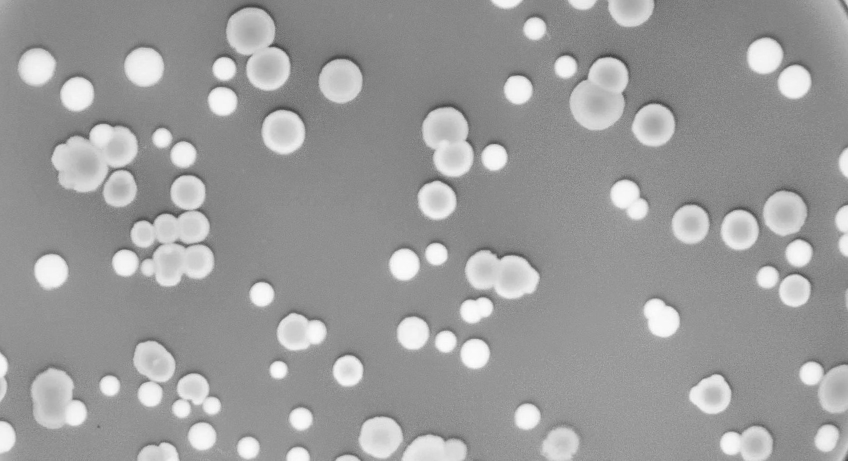
#> input picture Microcolony Counting Software/colony_count_test_2.jpg, 1696 x 921 px, found by its file name (shown at 1/2 size)
$ python ColonyCounter.py
#> lines starting #> are read from the running program, lines starting #| are printed output that depends on the picture; after the words box and inside, x2 and y2 are one past the last pixel; in counts of white or black regions, pixels touching at a corner belong together
#Code adapted from: http://www.sixthresearcher.com/counting-blue-and-white-bacteria-colonies-with-python-and-opencv/
#Author: Alvaro Sebastian
#Code also adapted from: https://github.com/Cameron-Ray/lensless-microscopy/tree/main
#Author: Cameron Ray - University of Cape Town

#Adapted by: Lila Heath

import cv2
import numpy as np

# Load the bacterial colony image
image_orig = cv2.imread(r"C:\Users\Lila Heath\OneDrive\Desktop\THESIS\lensless-microscopy-main\colony-counting\colony_count_test_2.jpg")
#> image_orig is the input picture: shape (921, 1696, 3); min 53, max 254, mean 154.9
height_orig, width_orig = image_orig.shape[:2]
#> height_orig = 921; width_orig = 1696

# Create a mask highlighting the bacteria
lower = np.array([0,0,0])
upper = np.array([180,180,180])
image_mask = cv2.inRange(image_orig, lower, upper)
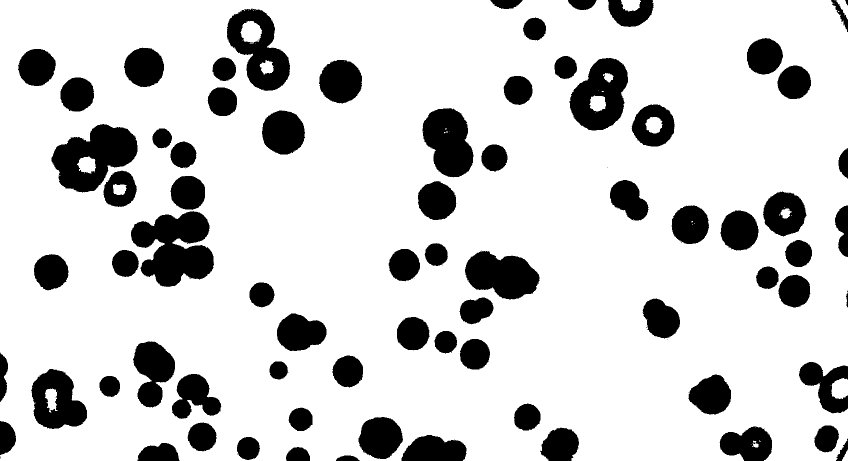
#> image_mask: shape (921, 1696) (shown at 1/2 size); 82.3% white; 90 black regions (16 under 20 px), largest, box (x1, y1, x2, y2) and area: (262, 422, 428, 574) 16364, (103, 248, 275, 385) 13857, (1139, 116, 1256, 261) 10926

# Use the mask to make colonies more pronounced
image_res = cv2.bitwise_and(image_orig, image_orig, mask = image_mask)
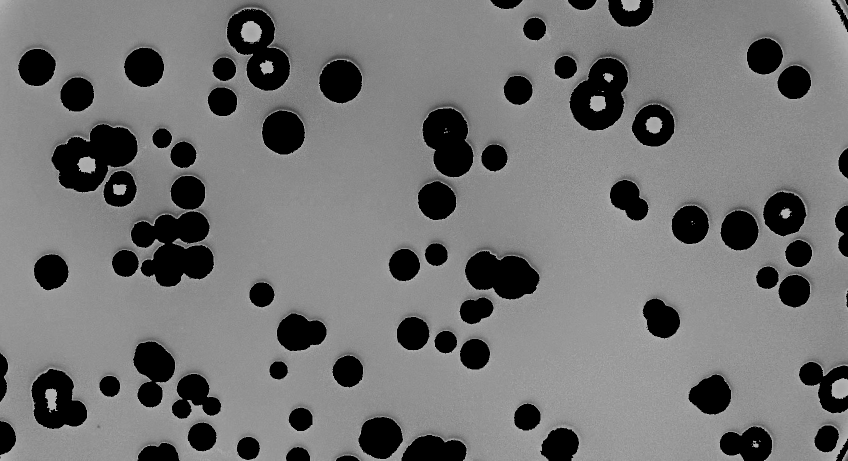
#> image_res: shape (921, 1696, 3) (shown at 1/2 size); min 0, max 180, mean 116.5

# load the image, convert it to grayscale, and blur it slightly
image_gray = cv2.cvtColor(image_res, cv2.COLOR_BGR2GRAY)
image_gray = cv2.GaussianBlur(image_gray, (5, 5), 0)

# perform edge detection, then perform a dilation + erosion to close gaps in between object edges
image_edged = cv2.Canny(image_gray, 95, 100)
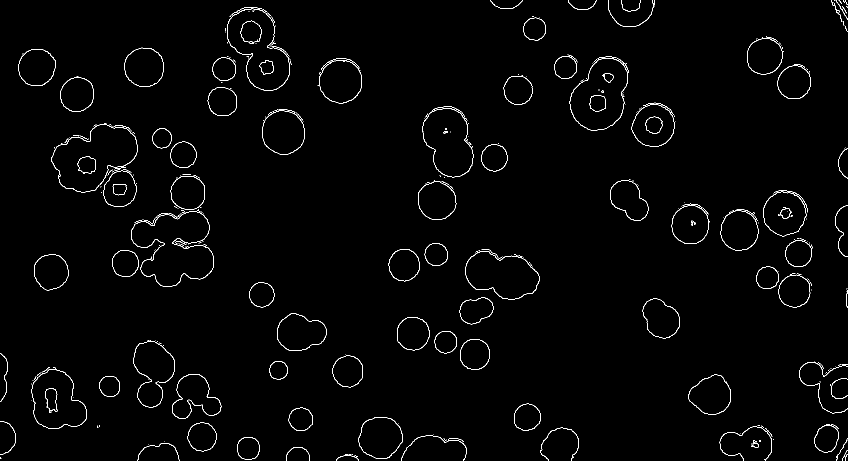
#> image_edged: shape (921, 1696) (shown at 1/2 size); 1.4% white in thin lines or dots
image_edged = cv2.dilate(image_edged, None, iterations=4)
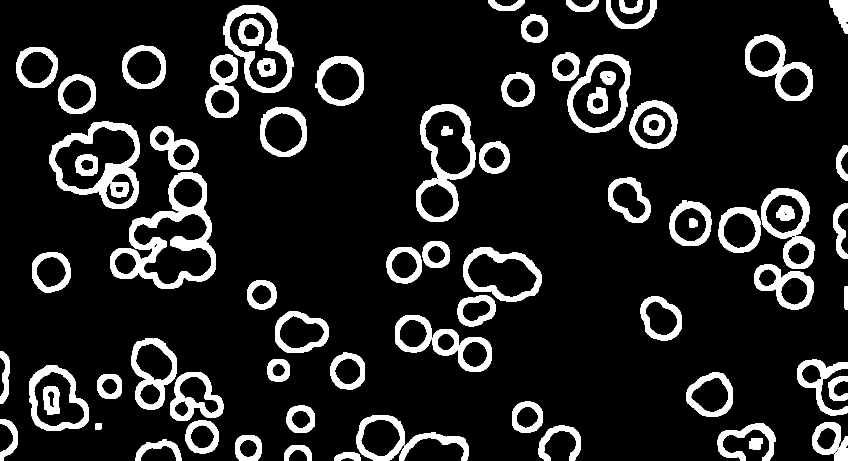
#> image_edged: shape (921, 1696) (shown at 1/2 size); 12.6% white; 78 white regions, largest, box (x1, y1, x2, y2) and area: (220, 345, 432, 578) 13558, (99, 242, 279, 418) 9650, (832, 209, 951, 444) 7834
image_edged = cv2.erode(image_edged, None, iterations=4)
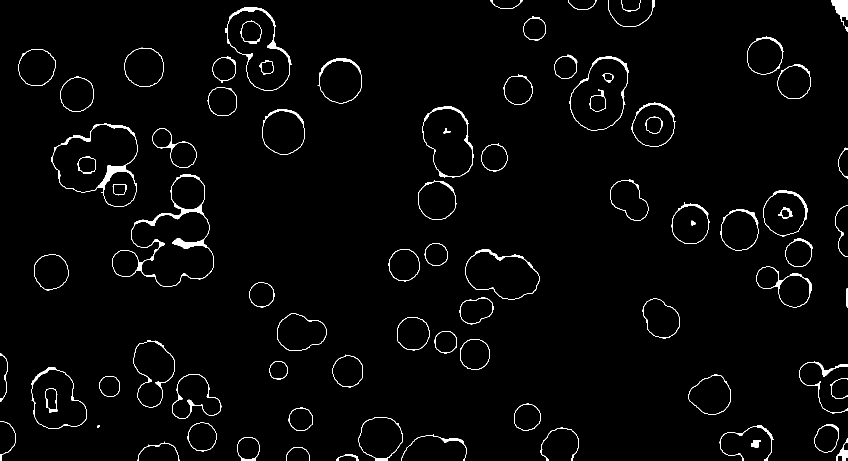
#> image_edged: shape (921, 1696) (shown at 1/2 size); 2.1% white; 84 white regions (1 under 20 px)

# find contours in the edge map
contours = cv2.findContours(image_edged.copy(), cv2.RETR_EXTERNAL, cv2.CHAIN_APPROX_SIMPLE)
#> contours = 73 contours, 1 with area under 20; largest, box (x1, y1, x2, y2) and area: (224, 349, 428, 574) 24064, (103, 246, 275, 414) 19700, (450, 14, 583, 182) 13520, (1139, 113, 1258, 262) 12402, (845, 213, 947, 355) 10614
contours = contours[0]

# Filter out small contours
contours = [contour for contour in contours if cv2.contourArea(contour) > 1]

# Measure distance between contour centroids
centroids = []
for contour in contours:
    M = cv2.moments(contour)
    cX = int(M["m10"] / M["m00"])
    cY = int(M["m01"] / M["m00"])
    centroids.append((cX, cY))
#> this loop made 73 passes
#> (cX, cY) on passes 1 to 12: (700, 912), (593, 899), (312, 896), (1510, 887), (1686, 905), (496, 897), (896, 881), (1113, 894), (1513, 874), (196, 852), (1653, 876), (403, 873)
#> after the loop, centroids = 73 pairs, first value 5 to 1693, second value 5 to 912

# Define a distance threshold to group nearby contours
min_distance = 50

# Cluster contours based on distance
clusters = []
for i, (x, y) in enumerate(centroids):
    cluster = [i]
    for j, (x2, y2) in enumerate(centroids):
        if i != j and np.sqrt((x - x2) ** 2 + (y - y2) ** 2) < min_distance:
            cluster.append(j)
    if cluster not in clusters:
        clusters.append(cluster)
#> this loop made 73 passes
#> (x, y) on passes 1 to 12: (700, 912), (593, 899), (312, 896), (1510, 887), (1686, 905), (496, 897), (896, 881), (1113, 894), (1513, 874), (196, 852), (1653, 876), (403, 873)
#> after the loop, clusters = 73 items, first 6: [0], [1], [2], [3, 8], [4, 10], [5]
count = len(clusters)
#> count = 73

# Process each cluster as a single colony
for cluster in clusters:
    # Find the convex hull of the combined contours in the cluster
    combined_contours = [contours[i] for i in cluster]
    combined_hull = cv2.convexHull(np.vstack(combined_contours))

    # Draw the colony
    cv2.drawContours(image_res, [combined_hull], 0, (0, 255, 0), 3)
#> this loop made 73 passes
#> cluster on passes 1, 2, 3, 4, 5, 6, 7, 8, 9, 11, 12, 13: [0], [1], [2], [3, 8], [4, 10], [5], [6], [7], [8, 3], [10, 4], [11], [12]
#> (cluster, combined_contours) on pass 10: ([9], 1 contour, all with area under 20)
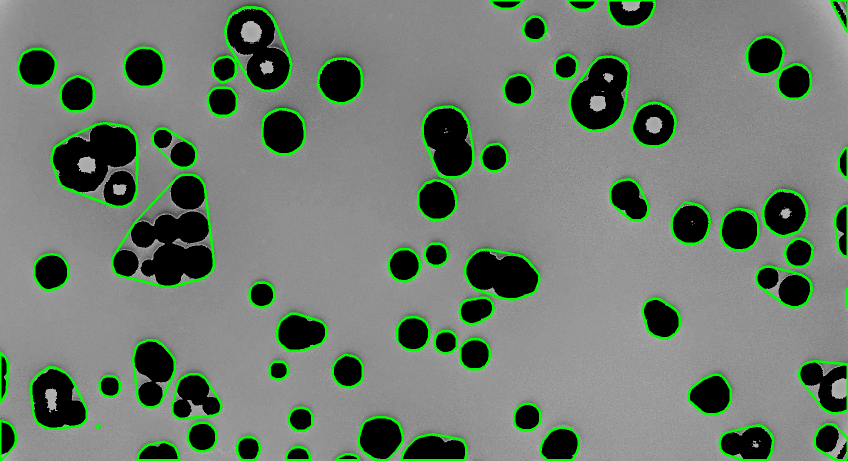
#> image_res: shape (921, 1696, 3) (shown at 1/2 size); 4.79% of pixels changed, all inside (x1, y1, x2, y2) = (0, 0, 1696, 921)

#Write the number of colonies counted on the image
cv2.putText(image_res, str(count), (10, height_orig - 50), cv2.FONT_HERSHEY_SIMPLEX, 5, (255, 255, 255), 10)
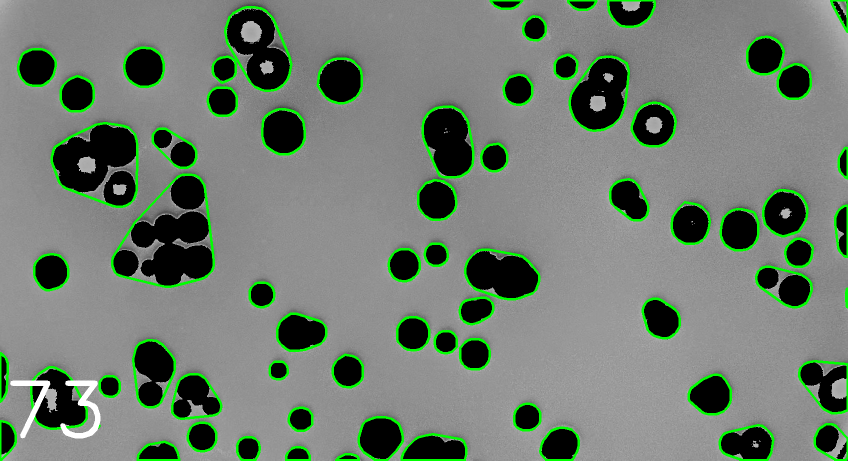
#> image_res: shape (921, 1696, 3) (shown at 1/2 size); 0.32% of pixels changed, all inside (x1, y1, x2, y2) = (20, 761, 201, 877)


# Display and save the result
cv2.namedWindow('Result', cv2.WINDOW_NORMAL)
cv2.resizeWindow('Result', width_orig, height_orig)
cv2.imshow("Result", image_res)
cv2.imwrite("output.jpg", image_res)
cv2.waitKey(0)
cv2.destroyAllWindows()
